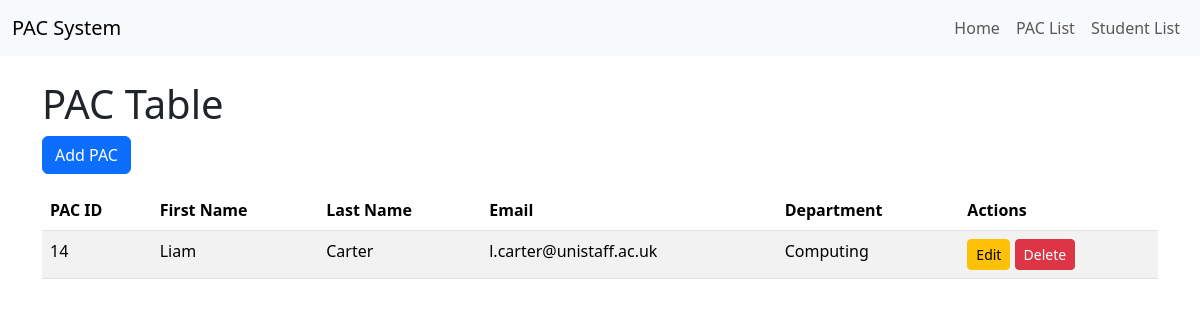
Before: /pac_list/ with the older database file.
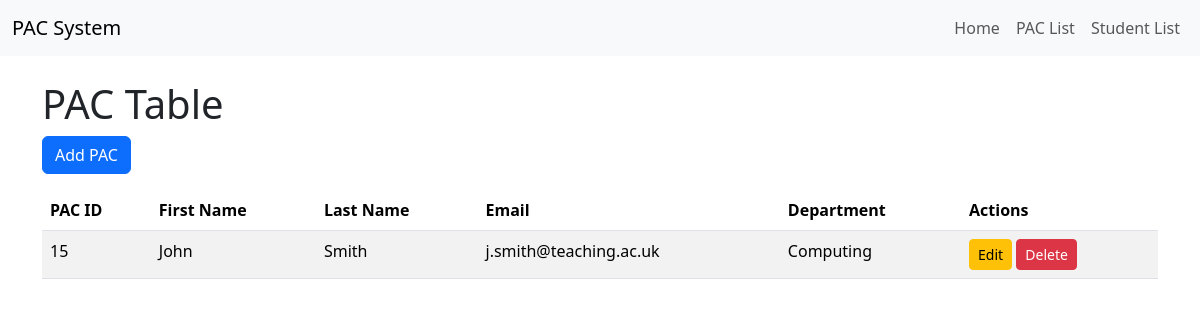
After: the same page with the newer database file.
### pacsystem/models.py (models this page shows, shortened)
class PacTable(models.Model):
    PacID = models.AutoField(primary_key=True)
    FirstName = models.CharField(max_length=64, null=False)
    LastName = models.CharField(max_length=64, null=False)
    Email = models.EmailField(max_length=255, null=False)
    Department = models.CharField(max_length=64, null=False)

### pacsystem/views.py (the view)
# urls.py: path('pac_list/', view=views.pac_view, name='pac_view'),
def pac_view(request):
    pacs = PacTable.objects.all()
    context = {'pacs': pacs}
    return render(request, 'studentpac/pac.html', context)

### pacsystem/templates/studentpac/pac.html (shortened to what this page needs)
{% extends 'studentpac/base.html' %}
{% block content %}
<h1>PAC Table</h1>
<a href="{% url 'add_pac' %}" class="btn btn-primary mb-3">Add PAC</a>
<table class="table table-striped">
    <thead>
    <tr>
        <th>PAC ID</th>
        <th>First Name</th>
        <th>Last Name</th>
        <th>Email</th>
        <th>Department</th>
        <th>Actions</th>
    </tr>
    </thead>
    <tbody>
    {% for pac in pacs %}
    <tr>
        <td>{{ pac.PacID }}</td>
        <td>{{ pac.FirstName }}</td>
        <td>{{ pac.LastName }}</td>
        <td>{{ pac.Email }}</td>
        <td>{{ pac.Department }}</td>
        <td>
            <a href="{% url 'edit_pac' pac.PacID %}" class="btn btn-sm btn-warning">Edit</a>
            <a href="{% url 'delete_pac' pac.PacID %}" class="btn btn-sm btn-danger">Delete</a>
        </td>
    </tr>
    {% endfor %}
    </tbody>
</table>
{% endblock %}

Changed rows visible on the page:
removed PacTable: PacID "14", FirstName "Liam", LastName "Carter", Email "l.carter@unistaff.ac.uk", Department "Computing"
added PacTable: PacID "15", FirstName "John", LastName "Smith", Email "j.smith@teaching.ac.uk", Department "Computing"
